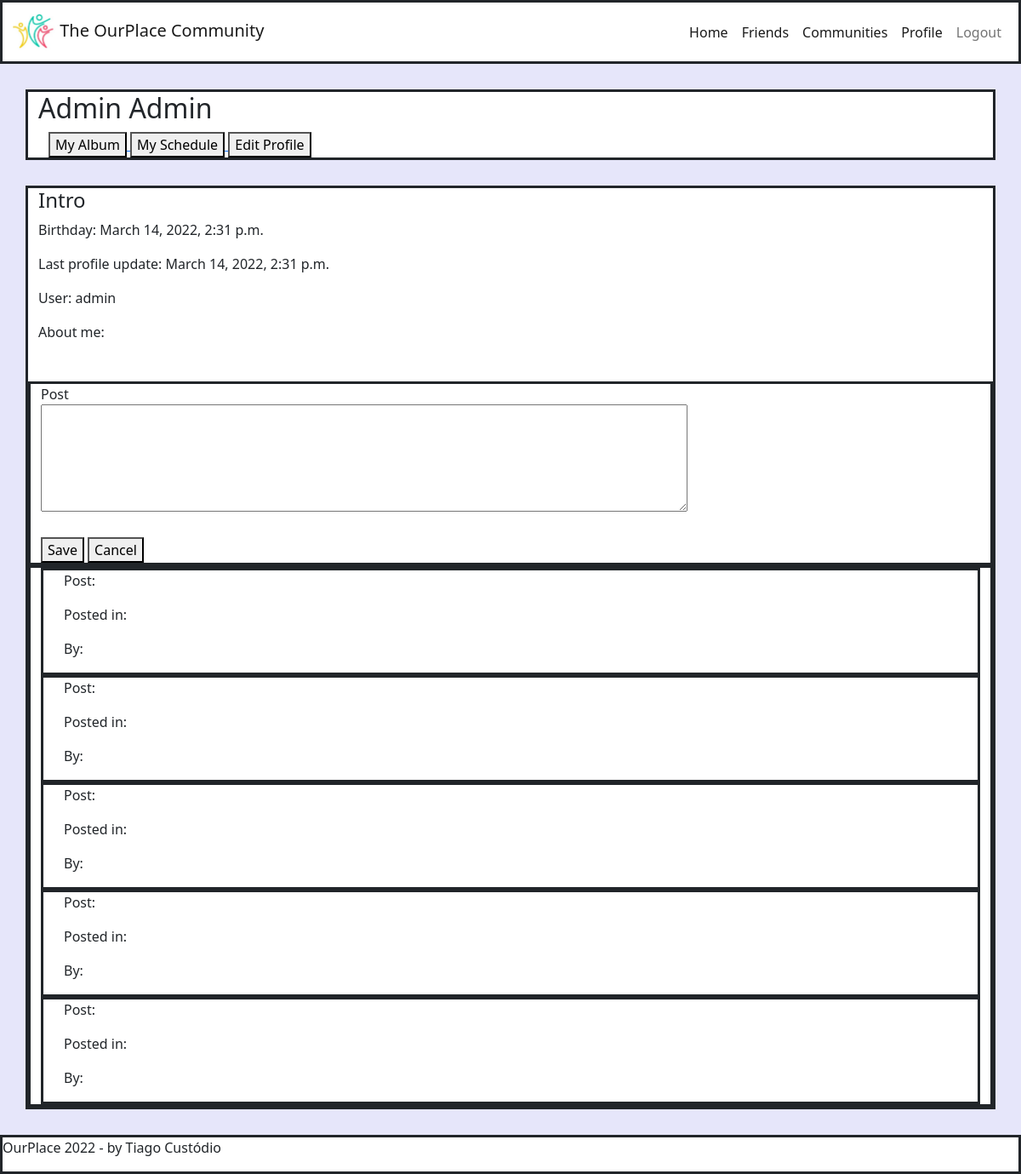
/profile/ (signed in), run on the app's committed database.
### core/models.py (models this page shows, shortened)
class Profile(models.Model):
    id = models.BigIntegerField(primary_key=True)
    name = models.CharField(max_length=100, verbose_name='Nome')
    last_name = models.CharField(max_length=100, verbose_name='Sobrenome')
    about_me = models.TextField(blank=True, null=True, verbose_name='Sobre mim')
    birthday = models.DateTimeField(null=True, verbose_name='Aniversário')
    member_since = models.DateTimeField(auto_now=True, verbose_name='Member since')
    usuario = models.ForeignKey(User, on_delete=models.CASCADE)
    class Meta:
        db_table = 'profile'

class UserFeed(models.Model):
    user_post = models.TextField(blank=True, null=True, verbose_name='post')
    date_post = models.DateTimeField(auto_now=True, verbose_name='posted at')
    usuario = models.ForeignKey(User, on_delete=models.CASCADE)
    class Meta:
        db_table = 'userfeed'

### core/views.py (the view)
# urls.py: path('profile/', views.profile),
@login_required(login_url='/login/')
def profile(request):
    usuario = request.user
    data_atual = datetime.now() - timedelta(hours=1)
    postagem = UserFeed.objects.filter(usuario=usuario)
    profile = Profile.objects.filter(usuario=usuario)
    info = {'postagens':postagem, 'profiles':profile}
    return render(request, 'profile.html', info)

### templates/profile.html (shortened to what this page needs)
{% extends "model-page.html" %}
{% block content %}
<div class="container" style="border-style: solid; background-color: #FFFFFF;">
{% for profile in profiles %}
  <h2>{{ profile.name }} {{ profile.last_name }}</h2>
{% endfor %}
    <div class="container">
        <a href="/">
            <button type="button">My Album</button>
        </a>
        <a href="/agenda/">
            <button type="button">My Schedule</button>
        </a>
        <a href="/edit_profile/">
            <button type="button">Edit Profile</button>
        </a>
    </div>
</div>
<div class="container" style="border-style: solid; background-color: #FFFFFF;">
<div class="row">
    <div class="col-9">
        {% for profile in profiles %}
            <h4>Intro</h4>
            <p>Birthday: {{ profile.birthday }}</p>
            <p>Last profile update: {{ profile.member_since }}</p>
            <p>User: {{ profile.usuario}}</p>
            <p>About me: {{ profile.about_me }}</p>
        {% endfor %}
    </div>
<div class="container" style="border-style: solid; background-color: #FFFFFF;">
    <form action="submit" method="POST">{% csrf_token %}
    <label>Post</label>
    <br>
    <textarea name="user_post" rows="5" cols="80">{{ userfeed.user_post }}</textarea>
    <br><br>
    <button type="submit">Save</button>
    <a href="/">
    <button type="button">Cancel</button>
    </a>
    </form>
</div>
<div class="container" style="border-style: solid; background-color: #FFFFFF;">
    {% for postagem in postagens %}
        <div class="container" style="border-style: solid; background-color: #FFFFFF;">
            <p> Post: {{ userfeed.user_post }} </p>
            <p> Posted in: {{ userfeed.date_post }} </p>
            <p> By: {{ userfeed.usuario }} </p>
        </div>
    {% endfor %}
</div>
</div>
</div>
{% endblock %}

### data on the page
Profile: name "Admin", last_name "Admin", birthday "March 14, 2022, 2:31 p.m.", member_since "March 14, 2022, 2:31 p.m.", usuario "admin"
